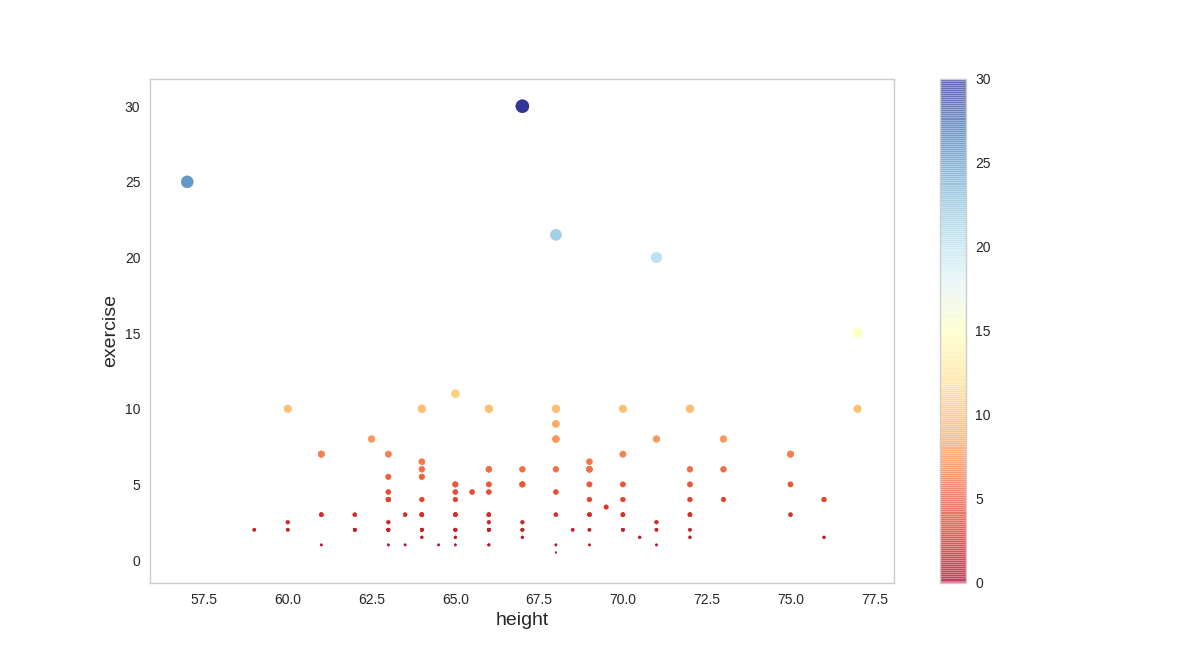

Recreate this plot in Python.
import numpy as np
import pandas as pd
from pandas import Series, DataFrame
import matplotlib.pyplot as plt
import seaborn as sns

sns.set(style='whitegrid')
students=pd.read_csv('datavis/ucdavis.csv')
x=students.height
y=students.exercise
z=students.exercise

cm = plt.cm.get_cmap('RdYlBu')
fig, ax = plt.subplots(figsize(12,10))

sc = ax.scatter(x,y,s=z*3, c=z, cmap=cm, linewidths=0.2, alpha=0.5)
ax.grid()
fig.colorbar(sc)

ax.set_xlabel('height')
ax.set_ylabel('exercise')

plt.show()
plt.savefig('datavis/height-exercise')